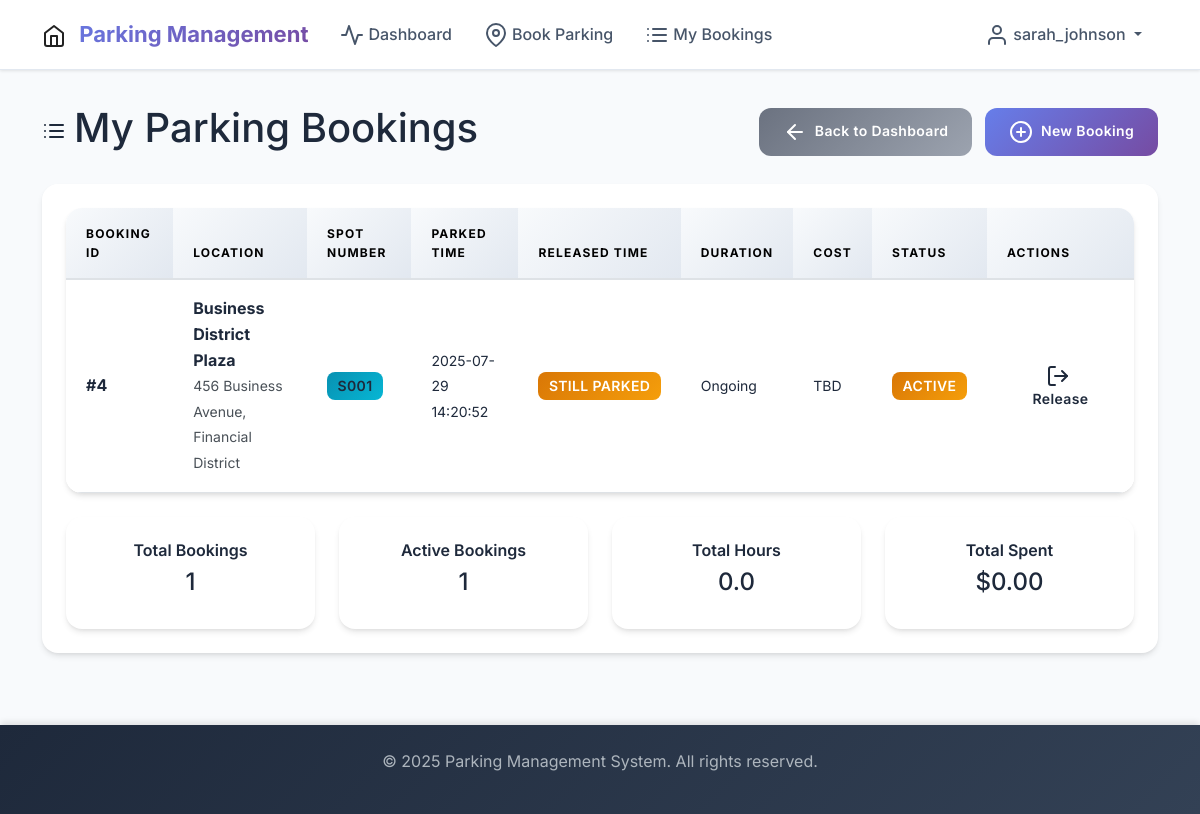
The app's page /user/my_bookings (signed in), older data.
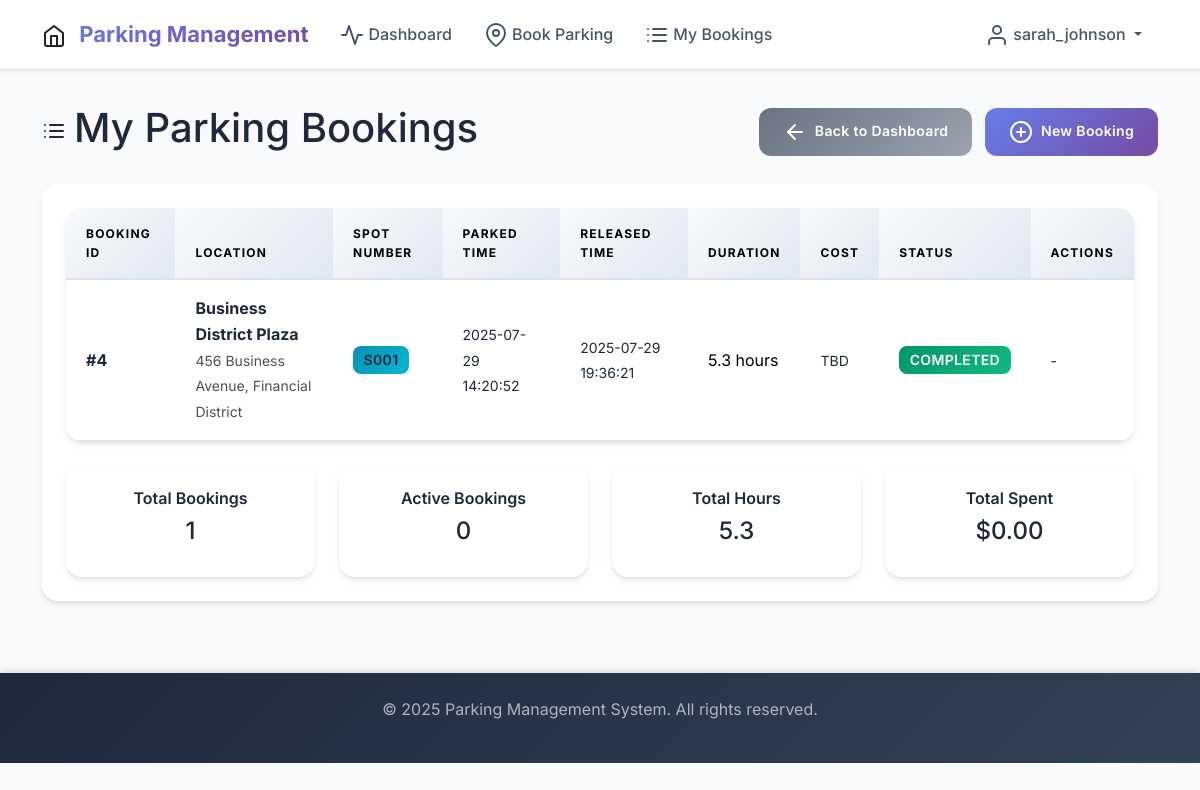
The same page, newer data.
### app_models.py (models this page shows, shortened)
class Reservation(db.Model):
    __tablename__ = 'reservations'
    id = db.Column(db.Integer, primary_key=True)
    spot_id = db.Column(db.Integer, db.ForeignKey('parking_spots.id'), nullable=False)
    user_id = db.Column(db.Integer, db.ForeignKey('users.id'), nullable=False)
    parking_timestamp = db.Column(db.DateTime, default=datetime.utcnow, nullable=False)
    leaving_timestamp = db.Column(db.DateTime, nullable=True)
    parking_cost_per_unit_time = db.Column(db.Float, nullable=False)
    total_cost = db.Column(db.Float, nullable=True)
    @property
    def duration_hours(self):
        if self.leaving_timestamp:
            duration = self.leaving_timestamp - self.parking_timestamp
            return duration.total_seconds() / 3600
        return None

class ParkingLot(db.Model):
    __tablename__ = 'parking_lots'
    id = db.Column(db.Integer, primary_key=True)
    prime_location_name = db.Column(db.String(200), nullable=False)
    price = db.Column(db.Float, nullable=False)  # parking_cost per unit time
    address = db.Column(db.Text, nullable=False)
    pin_code = db.Column(db.String(10), nullable=False)
    maximum_number_of_spots = db.Column(db.Integer, nullable=False)
    created_at = db.Column(db.DateTime, default=datetime.utcnow)
    parking_spots = db.relationship('ParkingSpot', backref='parking_lot', lazy=True, cascade='all, delete-orphan')

class ParkingSpot(db.Model):
    __tablename__ = 'parking_spots'
    id = db.Column(db.Integer, primary_key=True)
    lot_id = db.Column(db.Integer, db.ForeignKey('parking_lots.id'), nullable=False)
    spot_number = db.Column(db.String(10), nullable=False)
    status = db.Column(db.String(1), default='A', nullable=False)  # A=Available, R=Reserved, O=Occupied
    reservations = db.relationship('Reservation', backref='parking_spot', lazy=True)

### routes.py (the view)
@app.route('/user/my_bookings')
@login_required
def my_bookings():
    if current_user.is_admin:
        return redirect(url_for('admin_dashboard'))
    reservations = Reservation.query.filter_by(user_id=current_user.id).order_by(Reservation.parking_timestamp.desc()).all()
    return render_template('user/my_bookings.html', reservations=reservations)

### app.py (called while the page is built)
@login_manager.user_loader
def load_user(user_id):
    from app_models import User
    return User.query.get(int(user_id))

### templates/user/my_bookings.html (shortened to what the changed rows need)
{% extends "base.html" %}
{% block content %}
<div class="d-flex justify-content-between align-items-center mb-4">
    <h2><i data-feather="list" class="me-2"></i>My Parking Bookings</h2>
</div>
<div class="card">
    <div class="card-body">
        {% if reservations %}
            <div class="table-responsive">
                <table class="table table-hover">
                    <thead>
                        <tr>
                            <th>Booking ID</th>
                            <th>Location</th>
                            <th>Spot Number</th>
                            <th>Parked Time</th>
                            <th>Released Time</th>
                            <th>Duration</th>
                            <th>Cost</th>
                            <th>Status</th>
                            <th>Actions</th>
                        </tr>
                    </thead>
                    <tbody>
                        {% for reservation in reservations %}
                            <tr>
                                <td>
                                    <strong>#{{ reservation.id }}</strong>
                                </td>
                                <td>
                                    <div>
                                        <strong>{{ reservation.parking_spot.parking_lot.prime_location_name }}</strong>
                                        <br>
                                        <small class="text-muted">{{ reservation.parking_spot.parking_lot.address }}</small>
                                    </div>
                                </td>
                                <td>
                                    <span class="badge bg-info">{{ reservation.parking_spot.spot_number }}</span>
                                </td>
                                <td>
                                    <small>{{ reservation.parking_timestamp.strftime('%Y-%m-%d %H:%M:%S') }}</small>
                                </td>
                                <td>
                                    {% if reservation.leaving_timestamp %}
                                        <small>{{ reservation.leaving_timestamp.strftime('%Y-%m-%d %H:%M:%S') }}</small>
                                    {% else %}
                                        <span class="badge bg-warning">Still Parked</span>
                                    {% endif %}
                                </td>
                                <td>
                                    {% if reservation.duration_hours %}
                                        {{ "%.1f"|format(reservation.duration_hours) }} hours
                                    {% else %}
                                        <span class="text-muted">Ongoing</span>
                                    {% endif %}
                                </td>
                                <td>
                                    {% if reservation.parking_cost %}
                                        <strong>${{ "%.2f"|format(reservation.parking_cost) }}</strong>
                                    {% else %}
                                        <span class="text-muted">TBD</span>
                                    {% endif %}
                                </td>
                                <td>
                                    {% if reservation.leaving_timestamp %}
                                        <span class="badge bg-success">Completed</span>
                                    {% else %}
                                        <span class="badge bg-warning">Active</span>
                                    {% endif %}
                                </td>
                                <td>
                                    {% if not reservation.leaving_timestamp %}
                                        <a href="{{ url_for('release_parking', reservation_id=reservation.id) }}"
                                           class="btn btn-sm btn-outline-danger"
                                           onclick="return confirm('Are you sure you want to release this parking spot?')">
                                            <i data-feather="log-out" class="me-1"></i>Release
                                        </a>
                                    {% else %}
                                        <span class="text-muted">-</span>
                                    {% endif %}
                                </td>
                            </tr>
                        {% endfor %}
                    </tbody>
                </table>
            </div>
            <div class="row mt-4">
                <div class="col-md-3">
                    <div class="card text-center">
                        <div class="card-body">
                            <h6 class="card-title">Total Bookings</h6>
                            <h4 class="text-primary">{{ reservations|length }}</h4>
                        </div>
                    </div>
                </div>
                <div class="col-md-3">
                    <div class="card text-center">
                        <div class="card-body">
                            <h6 class="card-title">Active Bookings</h6>
                            <h4 class="text-warning">{{ reservations|selectattr('leaving_timestamp', 'none')|list|length }}</h4>
                        </div>
                    </div>
                </div>
                <div class="col-md-3">
                    <div class="card text-center">
                        <div class="card-body">
                            <h6 class="card-title">Total Hours</h6>
                            <h4 class="text-info">{{ "%.1f"|format(reservations|selectattr('duration_hours')|sum(attribute='duration_hours') or 0) }}</h4>
                        </div>
                    </div>
                </div>
                <div class="col-md-3">
                    <div class="card text-center">
                        <div class="card-body">
                            <h6 class="card-title">Total Spent</h6>
                            <h4 class="text-success">${{ "%.2f"|format(reservations|selectattr('parking_cost')|sum(attribute='parking_cost') or 0) }}</h4>
                        </div>
                    </div>
                </div>
            </div>
        {% endif %}
    </div>
</div>
{% endblock %}

Row changes from the older to the newer data that the page shows:
changed Reservation "Business District Plaza": leaving_timestamp (not shown) → "2025-07-29 19:36:21"; duration_hours (not shown) → "5.3"; leaving_timestamp "STILL PARKED Ongoing ACTIVE Release" → "hours COMPLETED -"
Text that changed along with them:
{{ reservations|selectattr('leaving_timestamp', 'none')|list|length }}: "1" → "0"
text no longer shown: "0.0"
text now shown: "5.3"
